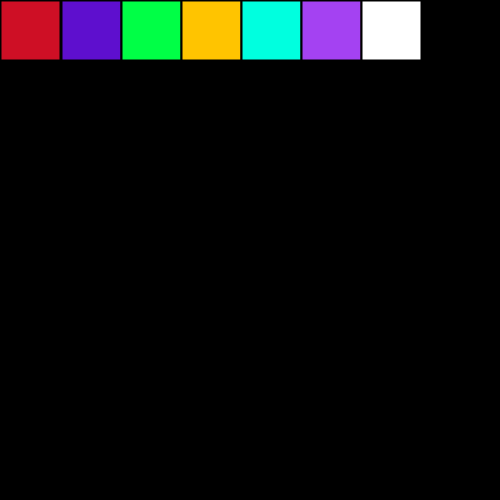
Frame 1 (no input)
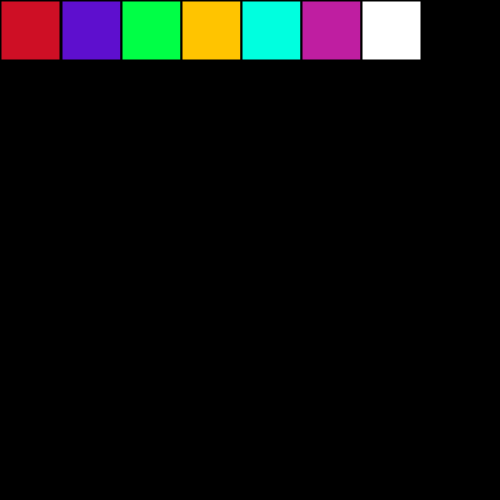
Frame 60 (the mouse pressed at the canvas centre just before this capture)
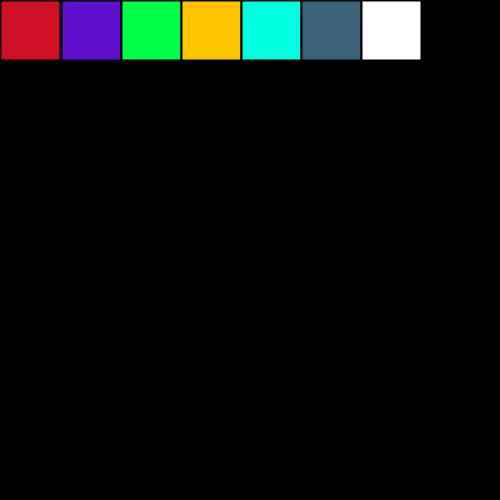
Frame 120 (the mouse held since frame 60 and released just before this capture)

The Processing sketch that drew these frames (run headless with seeded random() and noise(); from frame 60 on, the mouse is pressed at the canvas centre):

// Processing sketch: processing_167974
// ── processing_167974.pde

float r;
float g;
float b;




void setup() {
  
  size(500,500);
  background(#000000);
  fill(#000000);
  strokeWeight(2);
  smooth();
  }
  void draw() {
    r=random (255);
    g=random (255);
    b=random(255);
   
   
   
    fill(#CE0F25);
    rect(0,0,60,60);
    fill(#5E0FCE);
    
    rect(61,0,60,60);
    fill(#00FF46);
    rect(121,0,60,60);
    fill(#FFC400);
    rect(181,0,60,60);
    fill(#00FFDF);
    rect(241,0,60,60);
    
    fill(r,g,b);
    rect(301,0,60,60);
    
    fill(255);
    rect(361,0,60,60);
    
    if (mousePressed) {if(mouseX>0 && mouseX<60 && mouseY <50 )  stroke(#FF0900);}
    
    if (mousePressed) {if(mouseX>60 && mouseX<115 && mouseY <50 )  stroke(#290CF0);}
    
    if (mousePressed) {if(mouseX>125 && mouseX<150 && mouseY <50 )  stroke(#0CF00D);}
    
    if (mousePressed) {if(mouseX>180 && mouseX<220 && mouseY <50 )  stroke(#E5ED16);}
    
    if (mousePressed) {if(mouseX>260 && mouseX<290 && mouseY <50 )  stroke(#16EDCE);}
    
        if (mousePressed) {if(mouseX>280 && mouseX<350 && mouseY <50 )  stroke(r,g,b);}

    if (mousePressed) {if (mouseX> 355 && mouseX<425 && mouseY <60) background(0);}
    
       
     
       
 
    
    
    
    line(mouseX,mouseY,pmouseX,pmouseY);
    
    }
    
